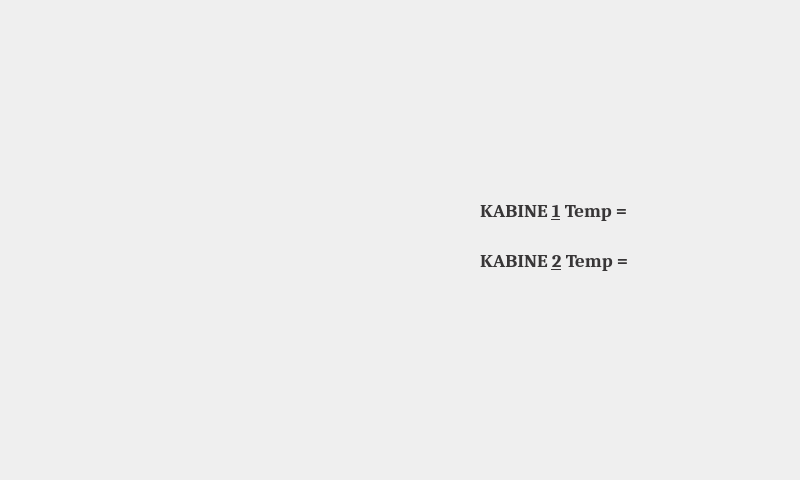
<?xml version="1.0" encoding="UTF-8"?>
<ui version="4.0">
 <class>cooler</class>
 <widget class="QWidget" name="cooler">
  <property name="geometry">
   <rect>
    <x>0</x>
    <y>0</y>
    <width>800</width>
    <height>480</height>
   </rect>
  </property>
  <property name="windowTitle">
   <string>Form</string>
  </property>
  <widget class="QLabel" name="lytClr">
   <property name="geometry">
    <rect>
     <x>-10</x>
     <y>0</y>
     <width>811</width>
     <height>481</height>
    </rect>
   </property>
   <property name="styleSheet">
    <string notr="true">#lytClr
{
background-color: trasparent;
background: none;
border: none;
background-repeat: none;
border-image: url(:/lytClr.png);
}</string>
   </property>
   <property name="text">
    <string/>
   </property>
  </widget>
  <widget class="QPushButton" name="cmmndBtn">
   <property name="geometry">
    <rect>
     <x>12</x>
     <y>10</y>
     <width>153</width>
     <height>96</height>
    </rect>
   </property>
   <property name="styleSheet">
    <string notr="true">#cmmndBtn
{
background-color: trasparent;
background: none;
border: none;
background-repeat: none;
border-image: url(:/cmmndBtn.png);
}</string>
   </property>
   <property name="text">
    <string/>
   </property>
  </widget>
  <widget class="QPushButton" name="sttsBtn">
   <property name="geometry">
    <rect>
     <x>217</x>
     <y>10</y>
     <width>153</width>
     <height>96</height>
    </rect>
   </property>
   <property name="styleSheet">
    <string notr="true">#sttsBtn
{
background-color: trasparent;
background: none;
border: none;
background-repeat: none;
border-image: url(:/sttsBtn.png);
}</string>
   </property>
   <property name="text">
    <string/>
   </property>
  </widget>
  <widget class="QPushButton" name="mbnBtn">
   <property name="geometry">
    <rect>
     <x>421</x>
     <y>10</y>
     <width>154</width>
     <height>96</height>
    </rect>
   </property>
   <property name="styleSheet">
    <string notr="true">#mbnBtn
{
background-color: trasparent;
background: none;
border: none;
background-repeat: none;
border-image: url(:/mbnBtn.png);
}</string>
   </property>
   <property name="text">
    <string/>
   </property>
  </widget>
  <widget class="QPushButton" name="mbstBtn">
   <property name="geometry">
    <rect>
     <x>625</x>
     <y>10</y>
     <width>155</width>
     <height>96</height>
    </rect>
   </property>
   <property name="styleSheet">
    <string notr="true">#mbstBtn
{
background-color: trasparent;
background: none;
border: none;
background-repeat: none;
border-image: url(:/mbstBtn.png);
}</string>
   </property>
   <property name="text">
    <string/>
   </property>
  </widget>
  <widget class="QPushButton" name="lvlingBtn">
   <property name="geometry">
    <rect>
     <x>12</x>
     <y>375</y>
     <width>153</width>
     <height>96</height>
    </rect>
   </property>
   <property name="styleSheet">
    <string notr="true">#lvlingBtn
{
background-color: trasparent;
background: none;
border: none;
background-repeat: none;
border-image: url(:/lvlingBtn.png);
}</string>
   </property>
   <property name="text">
    <string/>
   </property>
  </widget>
  <widget class="QPushButton" name="tempClrBtn">
   <property name="geometry">
    <rect>
     <x>217</x>
     <y>375</y>
     <width>153</width>
     <height>96</height>
    </rect>
   </property>
   <property name="styleSheet">
    <string notr="true">#tempClrBtn
{
background-color: trasparent;
background: none;
border: none;
background-repeat: none;
border-image: url(:/tempClrBtn.png);
}</string>
   </property>
   <property name="text">
    <string/>
   </property>
  </widget>
  <widget class="QPushButton" name="pwrBtn">
   <property name="geometry">
    <rect>
     <x>421</x>
     <y>375</y>
     <width>153</width>
     <height>96</height>
    </rect>
   </property>
   <property name="styleSheet">
    <string notr="true">#pwrBtn
{
background-color: trasparent;
background: none;
border: none;
background-repeat: none;
border-image: url(:/pwrBtn.png);
}</string>
   </property>
   <property name="text">
    <string/>
   </property>
  </widget>
  <widget class="QPushButton" name="bckBtn">
   <property name="geometry">
    <rect>
     <x>626</x>
     <y>375</y>
     <width>153</width>
     <height>96</height>
    </rect>
   </property>
   <property name="styleSheet">
    <string notr="true">#bckBtn
{
background-color: trasparent;
background: none;
border: none;
background-repeat: none;
border-image: url(:/bckBtn.png);
}</string>
   </property>
   <property name="text">
    <string/>
   </property>
  </widget>
  <widget class="QPushButton" name="kab1Btn">
   <property name="geometry">
    <rect>
     <x>240</x>
     <y>190</y>
     <width>81</width>
     <height>41</height>
    </rect>
   </property>
   <property name="styleSheet">
    <string notr="true">#kab1Btn
{
background-color: trasparent;
background: none;
border: none;
background-repeat: none;
border-image: url(:/offBtn.png);
}</string>
   </property>
   <property name="text">
    <string/>
   </property>
  </widget>
  <widget class="QPushButton" name="kab2Btn">
   <property name="geometry">
    <rect>
     <x>240</x>
     <y>240</y>
     <width>81</width>
     <height>41</height>
    </rect>
   </property>
   <property name="styleSheet">
    <string notr="true">#kab2Btn
{
background-color: trasparent;
background: none;
border: none;
background-repeat: none;
border-image: url(:/offBtn.png);
}</string>
   </property>
   <property name="text">
    <string/>
   </property>
  </widget>
  <widget class="QLabel" name="kab1TmpLbl">
   <property name="geometry">
    <rect>
     <x>480</x>
     <y>190</y>
     <width>181</width>
     <height>41</height>
    </rect>
   </property>
   <property name="font">
    <font>
     <family>Cambria</family>
    </font>
   </property>
   <property name="styleSheet">
    <string notr="true">#kab1TmpLbl
{
color:rgb(56, 54, 55)
}</string>
   </property>
   <property name="text">
    <string>&lt;html&gt;&lt;head/&gt;&lt;body&gt;&lt;p&gt;&lt;span style=&quot; font-size:14pt; font-weight:600;&quot;&gt;KABINE &lt;/span&gt;&lt;span style=&quot; font-size:14pt; font-weight:600; text-decoration: underline;&quot;&gt;1&lt;/span&gt;&lt;span style=&quot; font-size:14pt; font-weight:600;&quot;&gt; Temp = &lt;/span&gt;&lt;/p&gt;&lt;/body&gt;&lt;/html&gt;</string>
   </property>
  </widget>
  <widget class="QLabel" name="kab2TmpLbl">
   <property name="geometry">
    <rect>
     <x>480</x>
     <y>240</y>
     <width>181</width>
     <height>41</height>
    </rect>
   </property>
   <property name="font">
    <font>
     <family>Cambria</family>
     <pointsize>12</pointsize>
     <weight>75</weight>
     <bold>true</bold>
    </font>
   </property>
   <property name="styleSheet">
    <string notr="true">#kab2TmpLbl
{
color:rgb(56, 54, 55)
}</string>
   </property>
   <property name="text">
    <string>&lt;html&gt;&lt;head/&gt;&lt;body&gt;&lt;p&gt;&lt;span style=&quot; font-size:14pt;&quot;&gt;KABINE &lt;/span&gt;&lt;span style=&quot; font-size:14pt; text-decoration: underline;&quot;&gt;2&lt;/span&gt;&lt;span style=&quot; font-size:14pt;&quot;&gt; Temp = &lt;/span&gt;&lt;/p&gt;&lt;/body&gt;&lt;/html&gt;</string>
   </property>
  </widget>
  <widget class="QLabel" name="kab1TmpVal">
   <property name="geometry">
    <rect>
     <x>670</x>
     <y>190</y>
     <width>70</width>
     <height>41</height>
    </rect>
   </property>
   <property name="font">
    <font>
     <family>Cambria</family>
     <pointsize>12</pointsize>
     <weight>75</weight>
     <bold>true</bold>
    </font>
   </property>
   <property name="styleSheet">
    <string notr="true">#kab1TmpVal
{
color:rgb(56, 54, 55)
}</string>
   </property>
   <property name="text">
    <string>&lt;html&gt;&lt;head/&gt;&lt;body&gt;&lt;p&gt;&lt;br/&gt;&lt;/p&gt;&lt;/body&gt;&lt;/html&gt;</string>
   </property>
  </widget>
  <widget class="QLabel" name="kab2TmpVal">
   <property name="geometry">
    <rect>
     <x>670</x>
     <y>240</y>
     <width>70</width>
     <height>41</height>
    </rect>
   </property>
   <property name="font">
    <font>
     <family>Cambria</family>
     <pointsize>12</pointsize>
     <weight>75</weight>
     <bold>true</bold>
    </font>
   </property>
   <property name="styleSheet">
    <string notr="true">#kab2TmpVal
{
color:rgb(56, 54, 55)
}</string>
   </property>
   <property name="text">
    <string>&lt;html&gt;&lt;head/&gt;&lt;body&gt;&lt;p&gt;&lt;br/&gt;&lt;/p&gt;&lt;/body&gt;&lt;/html&gt;</string>
   </property>
  </widget>
 </widget>
 <resources/>
 <connections/>
</ui>
